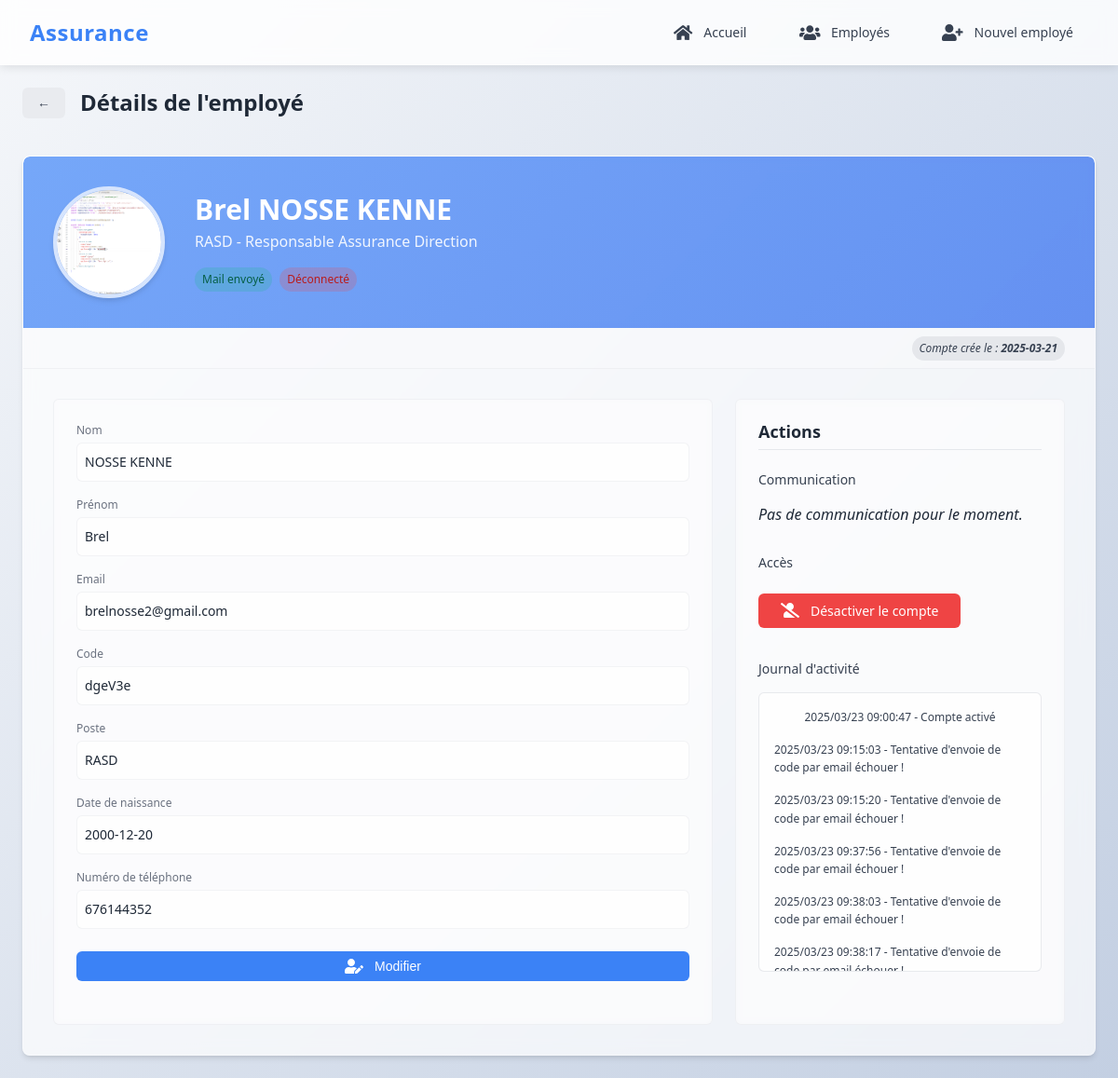
/Vues/employe/view_emp.php?id=1, run on the app's committed database.
### tables this page shows
CREATE TABLE IF NOT EXISTS `employe` (
  `id` int NOT NULL AUTO_INCREMENT,
  `nom` varchar(20) NOT NULL,
  `prenom` varchar(20) NOT NULL,
  `email` varchar(255) NOT NULL,
  `phone` bigint NOT NULL,
  `poste` varchar(50) NOT NULL,
  `bdate` date NOT NULL,
  `photo` varchar(255) NOT NULL,
  `auth_key` varchar(20) NOT NULL,
  `mdp` varchar(150) DEFAULT NULL,
  `added_date` date DEFAULT NULL,
  `received_email` int DEFAULT NULL,
  `status` varchar(12) DEFAULT NULL,
  `status_compte` enum('active','unactive') DEFAULT 'active',
  `blocked_date` datetime DEFAULT NULL,
  PRIMARY KEY (`id`)
);

CREATE TABLE IF NOT EXISTS `journal` (
  `id_journal` int NOT NULL AUTO_INCREMENT,
  `id_emp` int DEFAULT NULL,
  `period` datetime DEFAULT NULL,
  `label` varchar(50) DEFAULT NULL,
  PRIMARY KEY (`id_journal`)
);

### Vues/employe/view_emp.php (the view, shortened to what this page needs)
<!DOCTYPE html>
<html lang="fr">
<head>
    <link rel="stylesheet" href="../../ressources/css/common.css">
    <link rel="stylesheet" href="../../ressources/css/menu.css">
    <link rel="stylesheet" href="../../ressources/css/view_emp.css">
</head>
<body>
    <?php
        include('../RH/components/navbar.php');
    ?>
    <?php
        if(getemployebyid($_GET['id'])[0]['status_compte'] == 'unactive'){ ?>
   <div class="container">
        <div class="header">
            <h2 class="title"><a href="../RH/employes.php" class="btn btn-secondary">←</a> Détails de l'employé <i style="font-weight: 100; color: #999">(bloqué)</i></h2>
        </div>
        <div class="user-card">
            <div class="user-header">
                <img src="<?= "../../".getemployebyid($_GET['id'])[0]['photo'] ?>" alt="Photo de profil" class="user-avatar">
                <div class="user-title">
                    <h1 style="color: #999"><i class="fas fa-lock"></i> <?= getemployebyid($_GET['id'])[0]['prenom']." ".getemployebyid($_GET['id'])[0]['nom']; ?></h1>
                    <p style="color: #999"><?=
                        getemployebyid($_GET['id'])[0]['poste'] == 'agts' ? "AGTS - Agent Assurance Site" : "RASD - Responsable Assurance Direction"
                    ?></p>
                    <div class="user-badges">
                        <span class="badge <?= getemployebyid($_GET['id'])[0]['received_email'] != null ? "badge-success" : "badge-danger"?>"><?= getemployebyid($_GET['id'])[0]['received_email'] != null ? "Mail envoyé" : "Mail non envoyé" ?></span>
                        <span class="badge <?= getemployebyid($_GET['id'])[0]['status'] != null &&  getemployebyid($_GET['id'])[0]['status'] == "connected" ? "badge-success" : "badge-danger" ?>">
                            <?=
                                getemployebyid($_GET['id'])[0]['status'] != null &&  getemployebyid($_GET['id'])[0]['status'] == "connected" ? "connecté" : "Déconnecté"
                            ?>
                        </span>
                    </div>
                </div>
            </div>
            <p style="text-align: right; margin: 5px"><i class="badge badge-success">Compte cr&eacute;e le : <b><?= getemployebyid($_GET['id'])[0]['added_date'] ?></b></i></p>
            <p style="text-align: right; margin: 5px"><i class="badge badge-danger">Compte bloqu&eacute; le : <b><?= getemployebyid($_GET['id'])[0]['blocked_date'] ?></b></i></p>
            <div class="user-content">
                <div class="user-details">
                    <div class="view-mode" style="<?= isset($_POST['save-updates']) ? "display: none" : "display: block" ?>">
                        <div class="detail-group">
                            <span class="detail-label">Nom</span>
                            <div class="detail-value"><?= getemployebyid($_GET['id'])[0]['nom'] ?></div>
                        </div>
                        <div class="detail-group">
                            <span class="detail-label">Prénom</span>
                            <div class="detail-value"><?= getemployebyid($_GET['id'])[0]['prenom'] ?></div>
                        </div>
                        <div class="detail-group">
                            <span class="detail-label">Email</span>
                            <div class="detail-value"><?= getemployebyid($_GET['id'])[0]['email'] ?></div>
                        </div>
                        <div class="detail-group">
                            <span class="detail-label">Code</span>
                            <div class="detail-value"><?= getemployebyid($_GET['id'])[0]['auth_key'] ?></div>
                        </div>
                        <div class="detail-group">
                            <span class="detail-label">Poste</span>
                            <div class="detail-value"><?= strtoupper(getemployebyid($_GET['id'])[0]['poste']) ?></div>
                        </div>
                        <div class="detail-group">
                            <span class="detail-label">Date de naissance</span>
                            <div class="detail-value"><?= getemployebyid($_GET['id'])[0]['bdate'] ?></div>
                        </div>
                        <div class="detail-group">
                            <span class="detail-label">Numéro de téléphone</span>
                            <div class="detail-value"><?= getemployebyid($_GET['id'])[0]['phone'] ?></div>
                        </div>
                        <div class="action-buttons">
                            <button class="btn active" id="edit-btn" style="width: 100%" disabled><i class="fas fa-user-edit"></i>Modifier</button>
                        </div>
                    </div>
                </div>
                <form class="user-actions" method="post" id="myForm2">
                    <h3>Actions</h3>
                    <div class="action-section">
                        <h4 class="action-title">Communication</h4>
                        <?= getemployebyid($_GET['id'])[0]['received_email'] == null ? '<button class="btn active" disabled><i class="fas fa-envelope"></i>Envoyer le code de l\'employé</button>' : "<i>Pas de communication pour le moment.</i>"?>
                    </div>
                    <div class="action-section">
                        <h4 class="action-title">Accès</h4>
                        <div class="action-buttons">
                            <label for="activate" class="btn success"><i class="fas fa-user-shield"></i> Activé le compte</label>
                            <input type="submit" name="activate_account" id="activate" style="display: none">
                        </div>
                    </div>
                    <div class="action-section">
                        <h4 class="action-title">Journal d'activité</h4>
                        <div class="detail-value" style="display: flex; flex-direction: column">
                            <?php echo getjournal($_GET['id']); ?>
                        </div>
                    </div>
                </form>
            </div>
        </div>
    </div>
    <?php
        }else{ ?>
    <div class="container">
        <div class="header">
            <h2 class="title"><a href="../RH/employes.php" class="btn btn-secondary">←</a> Détails de l'employé</h2>
        </div>
        <div class="user-card">
            <div class="user-header">
                <img src="<?= "../../".getemployebyid($_GET['id'])[0]['photo'] ?>" alt="Photo de profil" class="user-avatar">
                <div class="user-title">
                    <h1><?= getemployebyid($_GET['id'])[0]['prenom']." ".getemployebyid($_GET['id'])[0]['nom']; ?></h1>
                    <p><?=
                        getemployebyid($_GET['id'])[0]['poste'] == 'agts' ? "AGTS - Agent Assurance Site" : "RASD - Responsable Assurance Direction"
                    ?></p>
                    <div class="user-badges">
                        <span class="badge <?= getemployebyid($_GET['id'])[0]['received_email'] != null ? "badge-success" : "badge-danger"?>"><?= getemployebyid($_GET['id'])[0]['received_email'] != null ? "Mail envoyé" : "Mail non envoyé" ?></span>
                        <span class="badge <?= getemployebyid($_GET['id'])[0]['status'] != null &&  getemployebyid($_GET['id'])[0]['status'] == "connected" ? "badge-success" : "badge-danger" ?>">
                            <?=
                                getemployebyid($_GET['id'])[0]['status'] != null &&  getemployebyid($_GET['id'])[0]['status'] == "connected" ? "connecté" : "Déconnecté"
                            ?>
                        </span>
                    </div>
                </div>
            </div>
            <p style="text-align: right"><i class="badge">Compte cr&eacute;e le : <b><?= getemployebyid($_GET['id'])[0]['added_date'] ?></b></i></p>
            <div class="user-content">
                <div class="user-details">
                    <div class="view-mode" style="<?= isset($_POST['save-updates']) ? "display: none" : "display: block" ?>">
                        <div class="detail-group">
                            <span class="detail-label">Nom</span>
                            <div class="detail-value"><?= getemployebyid($_GET['id'])[0]['nom'] ?></div>
                        </div>
                        <div class="detail-group">
                            <span class="detail-label">Prénom</span>
                            <div class="detail-value"><?= getemployebyid($_GET['id'])[0]['prenom'] ?></div>
                        </div>
                        <div class="detail-group">
                            <span class="detail-label">Email</span>
                            <div class="detail-value"><?= getemployebyid($_GET['id'])[0]['email'] ?></div>
                        </div>
                        <div class="detail-group">
                            <span class="detail-label">Code</span>
                            <div class="detail-value"><?= getemployebyid($_GET['id'])[0]['auth_key'] ?></div>
                        </div>
                        <div class="detail-group">
                            <span class="detail-label">Poste</span>
                            <div class="detail-value"><?= strtoupper(getemployebyid($_GET['id'])[0]['poste']) ?></div>
                        </div>
                        <div class="detail-group">
                            <span class="detail-label">Date de naissance</span>
                            <div class="detail-value"><?= getemployebyid($_GET['id'])[0]['bdate'] ?></div>
                        </div>
                        <div class="detail-group">
                            <span class="detail-label">Numéro de téléphone</span>
                            <div class="detail-value"><?= getemployebyid($_GET['id'])[0]['phone'] ?></div>
                        </div>
                        <div class="action-buttons">
                            <button class="btn active" id="edit-btn" style="width: 100%"><i class="fas fa-user-edit"></i>Modifier</button>
                        </div>
                    </div>
                </div>
                <form class="user-actions" method="post" id="myForm2">
                    <h3>Actions</h3>
                    <div class="action-section">
                        <h4 class="action-title">Communication</h4>
                        <?= getemployebyid($_GET['id'])[0]['received_email'] == null ? '<input type="submit" class="btn active" name="resendmail" value="Envoyer le code de l\'employé par email">' : "<i>Pas de communication pour le moment.</i>"?>
                    </div>
                    <div class="action-section">
                        <h4 class="action-title">Accès</h4>
                        <div class="action-buttons">
                            <label for="desactivate" class="btn danger"><i class="fas fa-user-slash"></i>Désactiver le compte</label>
                        </div>
                    </div>
                    <div class="action-section">
                        <h4 class="action-title">Journal d'activité</h4>
                        <div class="detail-value" id="journal" style="margin-top: 10px; height: 130px; overflow-y: auto;">
                            <?php echo getjournal($_GET['id']); ?>
                        </div>
                    </div>
                </form>
            </div>
        </div>
    </div>
    <?php
        }
    ?>
</body>
</html>

### Models/register.php (shortened to what this page needs)
<?php
    function getemployebyid($id){
        include('../../Models/db.php');
        $getuser = $bdd->prepare("SELECT * FROM employe WHERE id = ?");
        $getuser->execute(array($id));
        if($getuser->rowCount() == 1){
            return $getuser->fetchAll(PDO::FETCH_ASSOC);
        }
        return false;
    }
    function getjournal($user_id){
        include('../../Models/db.php');
        if(getemployebyid($user_id)){
            $stmt = $bdd->prepare("SELECT * FROM journal WHERE id_emp = ?");
            $stmt->execute(array($user_id));
            if($stmt->rowCount() > 0){
                while($data = $stmt->fetch()){
                    $time = explode("-", $data['period']);
                    $time = implode("/", $time);
                    echo "<p>".$time." - ".$data['label']."</p>";
                }
            }else{
                echo "<p>Aucunes information dans le journal.</p>";
            }
        }
    }

### data on the page
employe: photo (picture), prenom "Brel", nom "NOSSE KENNE", added_date "2025-03-21", email "brelnosse2@gmail.com", auth_key "dgeV3e", poste "RASD", bdate "2000-12-20", phone "676144352"
journal: period "2025/03/23 09:00:47", label "Compte activé"
journal: period "2025/03/23 09:15:03", label "Tentative d'envoie de code par email échouer !"
journal: period "2025/03/23 09:15:20", label "Tentative d'envoie de code par email échouer !"
journal: period "2025/03/23 09:37:56", label "Tentative d'envoie de code par email échouer !"
journal: period "2025/03/23 09:38:03", label "Tentative d'envoie de code par email échouer !"
journal: period "2025/03/23 09:38:17", label "Tentative d'envoie de…"
